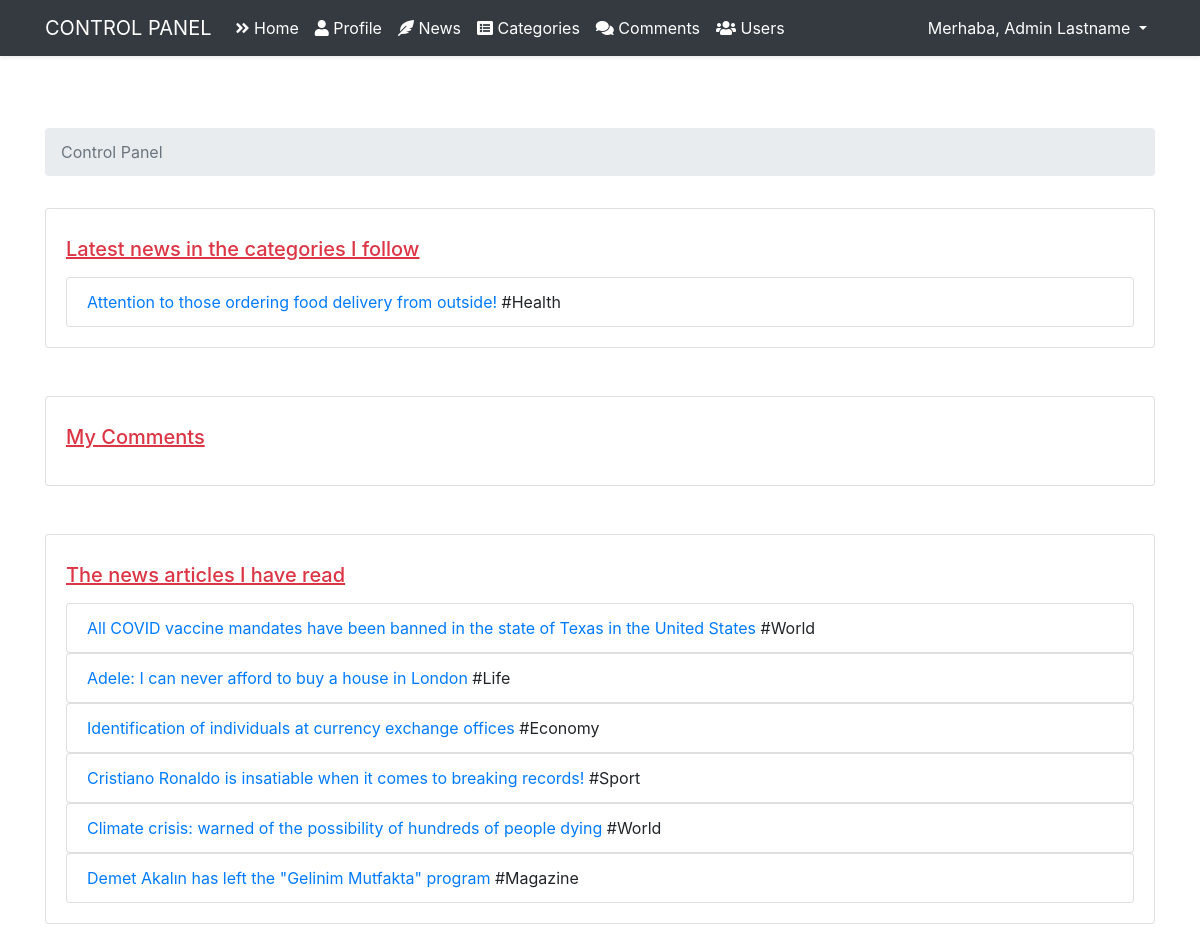
/admin (signed in), run on the app's committed database.
### tables this page shows
CREATE TABLE `users` (
  `id` int(11) NOT NULL,
  `name` varchar(255) NOT NULL,
  `lastname` varchar(255) NOT NULL,
  `email` varchar(255) NOT NULL,
  `password` varchar(255) NOT NULL,
  `role_level` int(11) NOT NULL DEFAULT 1
);

CREATE TABLE `news` (
  `id` int(11) NOT NULL,
  `title` varchar(255) NOT NULL,
  `content` text NOT NULL,
  `date` date NOT NULL DEFAULT current_timestamp(),
  `category_id` int(11) NOT NULL,
  `user_id` int(11) NOT NULL,
  `image` varchar(255) NOT NULL
);

### core/Router.php (called while the page is built, shortened)
<?php
class Router
{
    public Request $request;
    protected array $routes = [];
    public function __construct(Request $request)
    {
        $this->request = $request;
    }
    public function get($path, $callback)
    {
        $this->routes['get'][$path] = $callback;
    }
    public function post($path, $callback)
    {
        $this->routes['post'][$path] = $callback;
    }
    public function resolve()
    {
        $path = $this->request->getPath();
        $method = $this->request->method();
        $callback = $this->routes[$method][$path] ?? false;
        if (is_array($callback)) {
            $controller = new $callback[0]();
            $controller->action = $callback[1];
            $callback[0] = $controller;
        }
        return call_user_func($callback, $this->request);
    }
    public function view(string $view, ?string $title = null, array $data = [])
    {
        require_once __DIR__ . "/../resources/views/$view.php";
        return ob_get_clean();
    }
}

### core/Controller.php (called while the page is built, shortened)
<?php
abstract class Controller
{
    public static function view(string $view, ?string $title = null, array $data = [])
    {
        return Application::$app->router->view($view, $title, $data);
    }
}

### app/Controllers/Admin/DashboardController.php (called while the page is built, shortened)
<?php
class DashboardController extends Controller
{
    public function index()
    {
        $news = array_reverse(News::all());
        $following_categories = FollowedCategories::where(['user_id' => user('id')]);
        $reading_news = ReadedNews::where(['user_id' => user('id')]);
        for ($i=0; $i < count($news); $i++) {
            $news[$i]['is_following'] = false;
            $news[$i]['is_reading'] = false;
        }
        for ($i=0; $i < count($news); $i++) {
            foreach ($following_categories as $following_category) {
                if ($news[$i]['category_id'] == $following_category['category_id']) {
                    $news[$i]['is_following'] = true;
                }
            }
            foreach ($reading_news as $reading_post) {
                if ($news[$i]['id'] == $reading_post['news_id']) {
                    $news[$i]['is_reading'] = true;
                }
            }
            $user = (new News())->getUser($news[$i]['user_id']);
            $category = (new News())->getCategory($news[$i]['category_id']);
            $news[$i]['user'] = $user['name'] . " " . $user['lastname'];
            $news[$i]['category'] = $category['name'];
            $news[$i]['date'] = date("Y/m/d", strtotime($news[$i]['date']));
        }
        return $this->view('auth/admin/dashboard', 'Control Panel', compact('news', 'comments'));
    }
}

### public/index.php (called while the page is built, shortened)
<?php
$app = new Application();
$app->run();

### core/Session.php (called while the page is built, shortened)
<?php
class Session
{
    public static function get($key)
    {
        return !empty($_SESSION[$key]) ? $_SESSION[$key] : null;
    }
}

### core/DB.php (called while the page is built, shortened)
<?php
class DB
{
    public static function connection()
    {
        $env = parse_ini_file(__DIR__ . '/../.env');
        $host = $env['DB_HOST'];
        $database = $env['DB_DATABASE'];
        $username = $env['DB_USERNAME'];
        $password = $env['DB_PASSWORD'];
        try {
            $dsn = "mysql:host=$host; dbname=$database;";
            $pdo = new PDO($dsn, $username, $password);
            return $pdo;
        } catch (PDOException $e) {
            echo "Database error " . $e->getMessage();
            Logger::emergency('Failed to connect to the database.', [false]);
            exit();
        }
    }
    public static function table(string $table)
    {
        $db = self::connection();
        $stm = $db->prepare("SELECT * FROM $table");
        $stm->execute();
        return $stm->fetchAll(PDO::FETCH_ASSOC);
    }
    public static function find(string $table, mixed $id)
    {
        $db = self::connection();
        $stm = $db->prepare("SELECT * FROM $table WHERE id = :id");
        $stm->bindParam(":id", $id);
        $stm->execute();
        return $stm->fetch(PDO::FETCH_ASSOC);
    }
}

### core/Model.php (called while the page is built, shortened)
<?php
abstract class Model
{
    public static function all() {
        $table = static::$table;
        return DB::table($table);
    }
    public static function find($id) {
        $table = static::$table;
        return DB::find($table, $id);
    }
}

### app/Models/News.php (called while the page is built, shortened)
<?php
class News extends Model
{
    public function getUser(int $user_id)
    {
        return User::find($user_id);
    }
    public function getCategory(int $category_id)
    {
        return Category::find($category_id);
    }
}

### resources/views/auth/admin/dashboard.php (the view, shortened to what this page needs)
<?php require __DIR__ . '/layouts/header.php';?>
    <div class="container">
        <div class="row justify-content-center pt-5 pb-3">
            <div class="col-md-12">
                <nav aria-label="breadcrumb">
                    <ol class="breadcrumb">
                        <li class="breadcrumb-item active" aria-current="page"><?= $title ?></li>
                    </ol>
                </nav>
            </div>
        </div>
    </div>
    <div class="container">
        <div class="row justify-content-center">
            <div class="col-md-12">
                <div class="card">
                    <div class="card-body">
                        <h5 class="py-2 text-danger"><u>Latest news in the categories I follow</u></h5>
                        <?php foreach($news as $post): ?>
                            <?php if ($post['is_following']): ?>
                                <ul class="list-group">
                                    <li class="list-group-item">
                                        <a href="news?id=<?= $post['id']?>" target="_blank"><?= $post['title'] ?></a>
                                        #<?= $post['category'] ?>
                                    </li>
                                </ul>
                            <?php endif; ?>
                        <?php endforeach; ?>
                    </div>
                </div>
            </div>
        </div>
    </div>
    <div class="container py-5">
        <div class="row justify-content-center">
            <div class="col-md-12">
                <div class="card">
                    <div class="card-body">
                        <h5 class="py-2 text-danger"><u>My Comments</u></h5>
                    </div>
                </div>
            </div>
        </div>
    </div>
    <div class="container pb-5">
        <div class="row justify-content-center">
            <div class="col-md-12">
                <div class="card">
                    <div class="card-body">
                        <h5 class="py-2 text-danger"><u>The news articles I have read</u></h5>
                        <?php foreach($news as $post): ?>
                            <?php if ($post['is_reading']): ?>
                                <ul class="list-group">
                                    <li class="list-group-item">
                                        <a href="news?id=<?= $post['id']?>" target="_blank"><?= $post['title'] ?></a>
                                        #<?= $post['category'] ?>
                                    </li>
                                </ul>
                            <?php endif; ?>
                        <?php endforeach; ?>
                    </div>
                </div>
            </div>
        </div>
    </div>
<?php require __DIR__ . '/layouts/footer.php';?>

### resources/views/auth/admin/layouts/navbar.php (shortened to what this page needs)
<nav class="navbar navbar-expand-md navbar-dark bg-dark shadow-sm">
    <div class="container">
        <a class="navbar-brand text-uppercase" href="/admin">Control Panel</a>
        <div class="collapse navbar-collapse" id="navbars">
            <ul class="navbar-nav me-auto mb-2 mb-lg-0">
                <li class="nav-item">
                    <a class="nav-link text-white" aria-current="page" href="/admin">
                        <i class="fas fa-angle-double-right"></i>
                        Home
                    </a>
                </li>
                <li class="nav-item">
                    <a class="nav-link text-white" aria-current="page" href="/admin/profile">
                        <i class="fas fa-user"></i>
                        Profile
                    </a>
                </li>
                <?php if (user('role_level') >= 3): ?>
                <li class="nav-item">
                    <a class="nav-link text-white" aria-current="page" href="/admin/news">
                        <i class="fas fa-feather-alt"></i>
                        News
                    </a>
                </li>
                    <li class="nav-item">
                        <a class="nav-link text-white" aria-current="page" href="/admin/category">
                            <i class="fas fa-list-alt"></i>
                            Categories
                        </a>
                    </li>
                <?php endif; ?>
                <?php if (user('role_level') >= 3): ?>
                    <li class="nav-item">
                        <a class="nav-link text-white" aria-current="page" href="/admin/comment">
                            <i class="fas fa-comments"></i>
                            Comments
                        </a>
                    </li>
                    <li class="nav-item">
                        <a class="nav-link text-white" aria-current="page" href="/admin/user">
                            <i class="fas fa-users"></i>
                            Users
                        </a>
                    </li>
                <?php endif; ?>
            </ul>
            <div class="navbar-collapse">
                <ul class="navbar-nav ml-auto">
                    <div class="dropdown">
                        <a class="nav-link dropdown-toggle text-white" href="#" role="button" id="dropdownMenuLink" data-bs-toggle="dropdown" aria-expanded="false">
                            Merhaba, <?php echo user('name') ?> <?php echo user('lastname') ?>
                        </a>
                    </div>
                </ul>
            </div>
        </div>
    </div>
</nav>

### data on the page
users: name "Admin", lastname "Lastname"
news: title "Attention to those ordering food delivery from outside!", category "Health"
news: title "All COVID vaccine mandates have been banned in the state of Texas in the United States", category "World"
news: title "Adele: I can never afford to buy a house in London", category "Life"
news: title "Identification of individuals at currency exchange offices", category "Economy"
news: title "Cristiano Ronaldo is insatiable when it comes to breaking records!", category "Sport"
news: title "Climate crisis: warned of the possibility of hundreds of people dying", category "World"
news: title "Demet Akalın has left the \"Gelinim Mutfakta\" program", category "Magazine"

### other printed values
$title "Control Panel"
